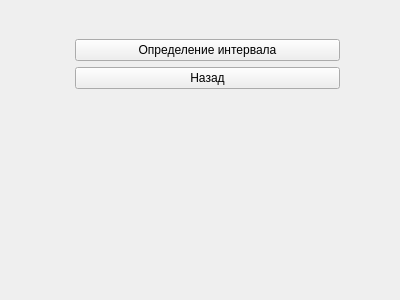
<?xml version="1.0" encoding="UTF-8"?>
<ui version="4.0">
 <class>IntervalBlockWidget</class>
 <widget class="QWidget" name="IntervalBlockWidget">
  <property name="geometry">
   <rect>
    <x>0</x>
    <y>0</y>
    <width>400</width>
    <height>300</height>
   </rect>
  </property>
  <property name="windowTitle">
   <string>Form</string>
  </property>
  <widget class="QWidget" name="formLayoutWidget">
   <property name="geometry">
    <rect>
     <x>69</x>
     <y>39</y>
     <width>271</width>
     <height>231</height>
    </rect>
   </property>
   <layout class="QFormLayout" name="formLayout">
    <item row="1" column="1">
     <widget class="QPushButton" name="backBtn">
      <property name="text">
       <string>Назад</string>
      </property>
     </widget>
    </item>
    <item row="0" column="1">
     <widget class="QPushButton" name="exercise1Btn">
      <property name="text">
       <string>Определение интервала</string>
      </property>
     </widget>
    </item>
   </layout>
  </widget>
 </widget>
 <resources/>
 <connections/>
</ui>
